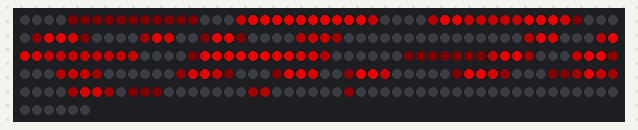
Simulated run of this sketch. Board: Arduino Uno, built with avr-gcc and run on an emulated ATmega328P. Shown: 256 RGB LEDs in strip order, left to right, continuing on the next row.

Above: at 0.1 s.

The sketch:

main.ino
```cpp
/******************头文件定义************************/
#include <FastLED.h> //加载灯带头文件
/******************头文件定义************************/
#include <Arduino.h>

/******************宏定义***********************/

const uint8_t favicon_map[] = {
    /*Pixel format: Red: 3 bit, Green: 3 bit, Blue: 2 bit*/
  0xff, 0xff, 0xdb, 0xdb, 0xdb, 0xdb, 0xdb, 0xdb, 0xdb, 0xdb, 0xdb, 0xdb, 0xdb, 0xff, 0xff, 0xff,
  0xff, 0xff, 0x49, 0x00, 0x00, 0x00, 0x00, 0x00, 0x00, 0x00, 0x00, 0x00, 0x00, 0x49, 0xff, 0xff,
  0xff, 0xff, 0xdb, 0x24, 0x00, 0x00, 0x00, 0x49, 0x49, 0x49, 0x49, 0x49, 0x00, 0x00, 0x6d, 0xff,
  0xff, 0xff, 0xff, 0xb6, 0x00, 0x00, 0x24, 0xdb, 0xff, 0xff, 0xff, 0xff, 0x92, 0x00, 0x24, 0xff,
  0xff, 0xff, 0xff, 0xff, 0x92, 0x49, 0x49, 0x6d, 0xff, 0xff, 0xff, 0xff, 0xdb, 0x00, 0x00, 0xdb,
  0xff, 0xff, 0xff, 0xff, 0xff, 0xff, 0xff, 0xff, 0xff, 0xff, 0xff, 0xff, 0x6d, 0x00, 0x24, 0xff,
  0xff, 0xff, 0xff, 0x49, 0x49, 0x49, 0x49, 0x49, 0x49, 0x49, 0x49, 0x25, 0x00, 0x00, 0x6e, 0xff,
  0xff, 0xff, 0xdb, 0x00, 0x00, 0x00, 0x00, 0x00, 0x00, 0x00, 0x00, 0x24, 0x24, 0x6e, 0xff, 0xff,
  0xff, 0xff, 0x92, 0x00, 0x00, 0x49, 0xdb, 0xdb, 0xdb, 0xdb, 0xdb, 0xdb, 0xdb, 0xff, 0xff, 0xff,
  0xff, 0xff, 0x49, 0x00, 0x00, 0xb6, 0xff, 0xff, 0xff, 0x6d, 0x49, 0x49, 0x92, 0xff, 0xff, 0xff,
  0xff, 0xff, 0x24, 0x00, 0x00, 0xdb, 0xff, 0xff, 0xff, 0xdb, 0x49, 0x00, 0x24, 0xb6, 0xff, 0xff,
  0xff, 0xb6, 0x00, 0x00, 0x49, 0xff, 0xff, 0xff, 0xff, 0xff, 0xdb, 0x00, 0x00, 0x24, 0xb7, 0xff,
  0xff, 0x92, 0x24, 0x24, 0x92, 0xff, 0xff, 0xff, 0xff, 0x92, 0x49, 0x00, 0x92, 0xdb, 0xdb, 0xff,
  0xff, 0xdb, 0xdb, 0xdb, 0xff, 0xff, 0xff, 0xff, 0xff, 0xff, 0xff, 0x92, 0x6d, 0xff, 0xff, 0xff,
  0xff, 0xff, 0xff, 0xff, 0xff, 0xff, 0xff, 0xff, 0xff, 0xff, 0xff, 0xff, 0xff, 0xb6, 0xff, 0xff,
  0xff, 0xff, 0xff, 0xff, 0xff, 0xff, 0xff, 0xff, 0xff, 0xff, 0xff, 0xff, 0xff, 0xff, 0xff, 0xff,
};

#define NUM_LEDS 16 * 16 // 灯珠数量
#define LED_TYPE WS2812  // 灯带型号
#define COLOR_ORDER GRB  // 输入颜色的顺序 根据手册决定
CRGB leds[NUM_LEDS];     // 构建灯珠对象
#define DATA_PIN 5

void setup()
{
  FastLED.addLeds<LED_TYPE, DATA_PIN, COLOR_ORDER>(leds, NUM_LEDS).setCorrection(TypicalLEDStrip); // 初始化灯带模板 无需变动复制粘贴即可
  FastLED.setBrightness(200);                                                                      // 初始化亮度

#if 1


  for (uint8_t i = 0; i < 16; i++)
  {
      for (uint8_t j = 0; j < 16; j++)
      {
        if(i % 2)
        leds[i * 16 + j] = CHSV(0, 255, 255 - favicon_map[i * 16 + j]);
        else
        leds[(i+1) * 16 - j] = CHSV(0, 255, 255 - favicon_map[i * 16 + j]);
      }


  }
  FastLED.show();
#endif


}


void loop(){


}
```
